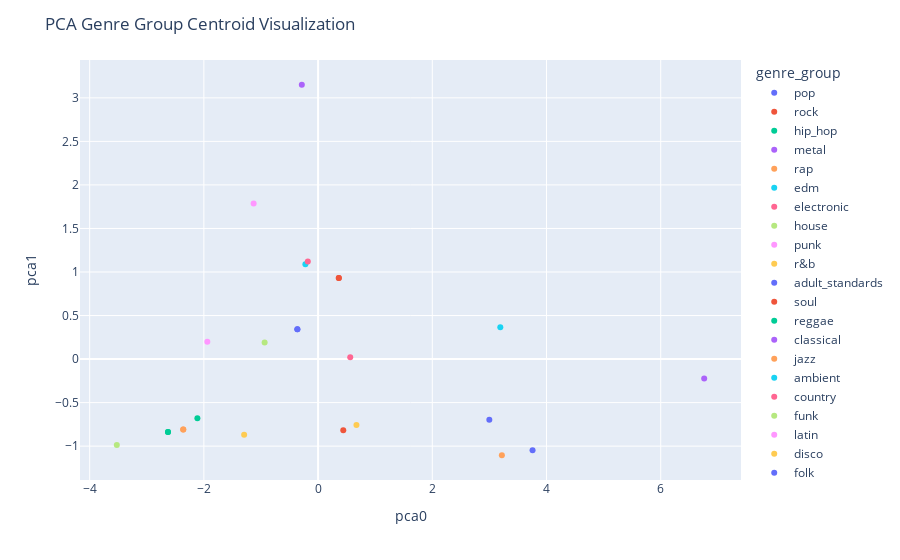

The code cell stored with this chart in its notebook:
### Code cell
pca_1 = PCA(n_components=2)
centroid_pca = pca_1.fit_transform(centroids[:, 0, :])

# Convert the data to a pandas DataFrame
df_centroid_genre = pd.DataFrame({'pca0': centroid_pca[:, 0], 'pca1': centroid_pca[:, 1], 'genre_group': genre_group_labels})

# Create a scatter plot using Plotly
fig = px.scatter(df_centroid_genre, x='pca0', y='pca1', color='genre_group')

# Add labels and adjust the layout
fig.update_layout(
    title='PCA Genre Group Centroid Visualization',
    xaxis_title='pca0',
    yaxis_title='pca1',
    legend_title='genre_group'
)

# Display the plot
fig.show()

### Figure 1 — Plotly figure (JSON) as saved in the notebook; plotly's stock layout.template omitted (floating-point values rounded to 4 significant figures)
{"data": [{"hovertemplate": "genre_group=pop<br>pca0=%{x}<br>pca1=%{y}<extra></extra>", "legendgroup": "pop", "marker": {"color": "#636efa", "symbol": "circle"}, "mode": "markers", "name": "pop", "orientation": "v", "showlegend": true, "type": "scatter", "x": [-0.3627, -0.3627], "xaxis": "x", "y": [0.3412, 0.3412], "yaxis": "y"}, {"hovertemplate": "genre_group=rock<br>pca0=%{x}<br>pca1=%{y}<extra></extra>", "legendgroup": "rock", "marker": {"color": "#EF553B", "symbol": "circle"}, "mode": "markers", "name": "rock", "orientation": "v", "showlegend": true, "type": "scatter", "x": [0.363, 0.363], "xaxis": "x", "y": [0.9301, 0.9301], "yaxis": "y"}, {"hovertemplate": "genre_group=hip_hop<br>pca0=%{x}<br>pca1=%{y}<extra></extra>", "legendgroup": "hip_hop", "marker": {"color": "#00cc96", "symbol": "circle"}, "mode": "markers", "name": "hip_hop", "orientation": "v", "showlegend": true, "type": "scatter", "x": [-2.628, -2.628], "xaxis": "x", "y": [-0.8367, -0.8367], "yaxis": "y"}, {"hovertemplate": "genre_group=metal<br>pca0=%{x}<br>pca1=%{y}<extra></extra>", "legendgroup": "metal", "marker": {"color": "#ab63fa", "symbol": "circle"}, "mode": "markers", "name": "metal", "orientation": "v", "showlegend": true, "type": "scatter", "x": [-0.2848], "xaxis": "x", "y": [3.151], "yaxis": "y"}, {"hovertemplate": "genre_group=rap<br>pca0=%{x}<br>pca1=%{y}<extra></extra>", "legendgroup": "rap", "marker": {"color": "#FFA15A", "symbol": "circle"}, "mode": "markers", "name": "rap", "orientation": "v", "showlegend": true, "type": "scatter", "x": [-2.361, -2.361], "xaxis": "x", "y": [-0.8078, -0.8078], "yaxis": "y"}, {"hovertemplate": "genre_group=edm<br>pca0=%{x}<br>pca1=%{y}<extra></extra>", "legendgroup": "edm", "marker": {"color": "#19d3f3", "symbol": "circle"}, "mode": "markers", "name": "edm", "orientation": "v", "showlegend": true, "type": "scatter", "x": [-0.222], "xaxis": "x", "y": [1.09], "yaxis": "y"}, {"hovertemplate": "genre_group=electronic<br>pca0=%{x}<br>pca1=%{y}<extra></extra>", "legendgroup": "electronic", "marker": {"color": "#FF6692", "symbol": "circle"}, "mode": "markers", "name": "electronic", "orientation": "v", "showlegend": true, "type": "scatter", "x": [0.5628], "xaxis": "x", "y": [0.0221], "yaxis": "y"}, {"hovertemplate": "genre_group=house<br>pca0=%{x}<br>pca1=%{y}<extra></extra>", "legendgroup": "house", "marker": {"color": "#B6E880", "symbol": "circle"}, "mode": "markers", "name": "house", "orientation": "v", "showlegend": true, "type": "scatter", "x": [-0.9361], "xaxis": "x", "y": [0.1906], "yaxis": "y"}, {"hovertemplate": "genre_group=punk<br>pca0=%{x}<br>pca1=%{y}<extra></extra>", "legendgroup": "punk", "marker": {"color": "#FF97FF", "symbol": "circle"}, "mode": "markers", "name": "punk", "orientation": "v", "showlegend": true, "type": "scatter", "x": [-1.129], "xaxis": "x", "y": [1.788], "yaxis": "y"}, {"hovertemplate": "genre_group=r&b<br>pca0=%{x}<br>pca1=%{y}<extra></extra>", "legendgroup": "r&b", "marker": {"color": "#FECB52", "symbol": "circle"}, "mode": "markers", "name": "r&b", "orientation": "v", "showlegend": true, "type": "scatter", "x": [0.672], "xaxis": "x", "y": [-0.7568], "yaxis": "y"}, {"hovertemplate": "genre_group=adult_standards<br>pca0=%{x}<br>pca1=%{y}<extra></extra>", "legendgroup": "adult_standards", "marker": {"color": "#636efa", "symbol": "circle"}, "mode": "markers", "name": "adult_standards", "orientation": "v", "showlegend": true, "type": "scatter", "x": [3.756], "xaxis": "x", "y": [-1.047], "yaxis": "y"}, {"hovertemplate": "genre_group=soul<br>pca0=%{x}<br>pca1=%{y}<extra></extra>", "legendgroup": "soul", "marker": {"color": "#EF553B", "symbol": "circle"}, "mode": "markers", "name": "soul", "orientation": "v", "showlegend": true, "type": "scatter", "x": [0.4414], "xaxis": "x", "y": [-0.8166], "yaxis": "y"}, {"hovertemplate": "genre_group=reggae<br>pca0=%{x}<br>pca1=%{y}<extra></extra>", "legendgroup": "reggae", "marker": {"color": "#00cc96", "symbol": "circle"}, "mode": "markers", "name": "reggae", "orientation": "v", "showlegend": true, "type": "scatter", "x": [-2.114], "xaxis": "x", "y": [-0.6791], "yaxis": "y"}, {"hovertemplate": "genre_group=classical<br>pca0=%{x}<br>pca1=%{y}<extra></extra>", "legendgroup": "classical", "marker": {"color": "#ab63fa", "symbol": "circle"}, "mode": "markers", "name": "classical", "orientation": "v", "showlegend": true, "type": "scatter", "x": [6.762], "xaxis": "x", "y": [-0.2217], "yaxis": "y"}, {"hovertemplate": "genre_group=jazz<br>pca0=%{x}<br>pca1=%{y}<extra></extra>", "legendgroup": "jazz", "marker": {"color": "#FFA15A", "symbol": "circle"}, "mode": "markers", "name": "jazz", "orientation": "v", "showlegend": true, "type": "scatter", "x": [3.218], "xaxis": "x", "y": [-1.105], "yaxis": "y"}, {"hovertemplate": "genre_group=ambient<br>pca0=%{x}<br>pca1=%{y}<extra></extra>", "legendgroup": "ambient", "marker": {"color": "#19d3f3", "symbol": "circle"}, "mode": "markers", "name": "ambient", "orientation": "v", "showlegend": true, "type": "scatter", "x": [3.191], "xaxis": "x", "y": [0.3655], "yaxis": "y"}, {"hovertemplate": "genre_group=country<br>pca0=%{x}<br>pca1=%{y}<extra></extra>", "legendgroup": "country", "marker": {"color": "#FF6692", "symbol": "circle"}, "mode": "markers", "name": "country", "orientation": "v", "showlegend": true, "type": "scatter", "x": [-0.1796], "xaxis": "x", "y": [1.12], "yaxis": "y"}, {"hovertemplate": "genre_group=funk<br>pca0=%{x}<br>pca1=%{y}<extra></extra>", "legendgroup": "funk", "marker": {"color": "#B6E880", "symbol": "circle"}, "mode": "markers", "name": "funk", "orientation": "v", "showlegend": true, "type": "scatter", "x": [-3.525], "xaxis": "x", "y": [-0.9877], "yaxis": "y"}, {"hovertemplate": "genre_group=latin<br>pca0=%{x}<br>pca1=%{y}<extra></extra>", "legendgroup": "latin", "marker": {"color": "#FF97FF", "symbol": "circle"}, "mode": "markers", "name": "latin", "orientation": "v", "showlegend": true, "type": "scatter", "x": [-1.939], "xaxis": "x", "y": [0.1985], "yaxis": "y"}, {"hovertemplate": "genre_group=disco<br>pca0=%{x}<br>pca1=%{y}<extra></extra>", "legendgroup": "disco", "marker": {"color": "#FECB52", "symbol": "circle"}, "mode": "markers", "name": "disco", "orientation": "v", "showlegend": true, "type": "scatter", "x": [-1.295], "xaxis": "x", "y": [-0.87], "yaxis": "y"}, {"hovertemplate": "genre_group=folk<br>pca0=%{x}<br>pca1=%{y}<extra></extra>", "legendgroup": "folk", "marker": {"color": "#636efa", "symbol": "circle"}, "mode": "markers", "name": "folk", "orientation": "v", "showlegend": true, "type": "scatter", "x": [2.999], "xaxis": "x", "y": [-0.6956], "yaxis": "y"}], "layout": {"legend": {"title": {"text": "genre_group"}, "tracegroupgap": 0}, "margin": {"t": 60}, "title": {"text": "PCA Genre Group Centroid Visualization"}, "xaxis": {"anchor": "y", "domain": [0, 1], "title": {"text": "pca0"}}, "yaxis": {"anchor": "x", "domain": [0, 1], "title": {"text": "pca1"}}}}
